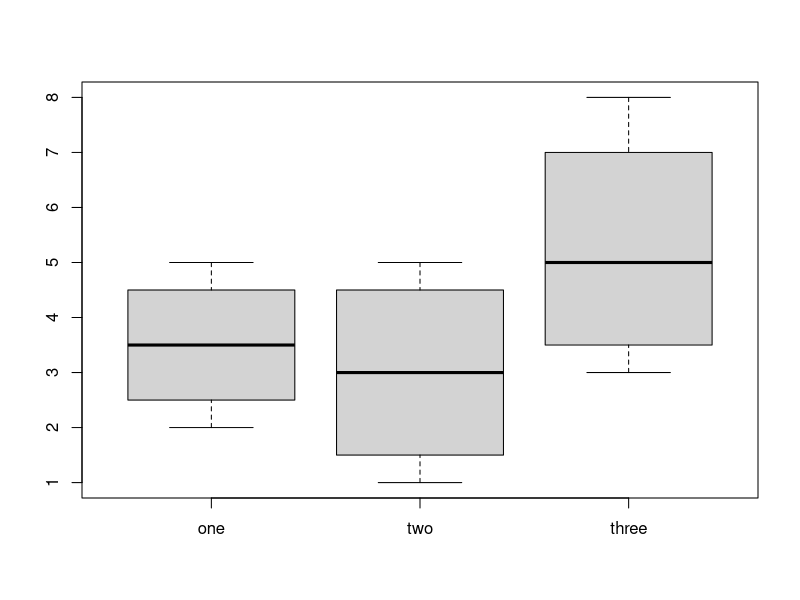
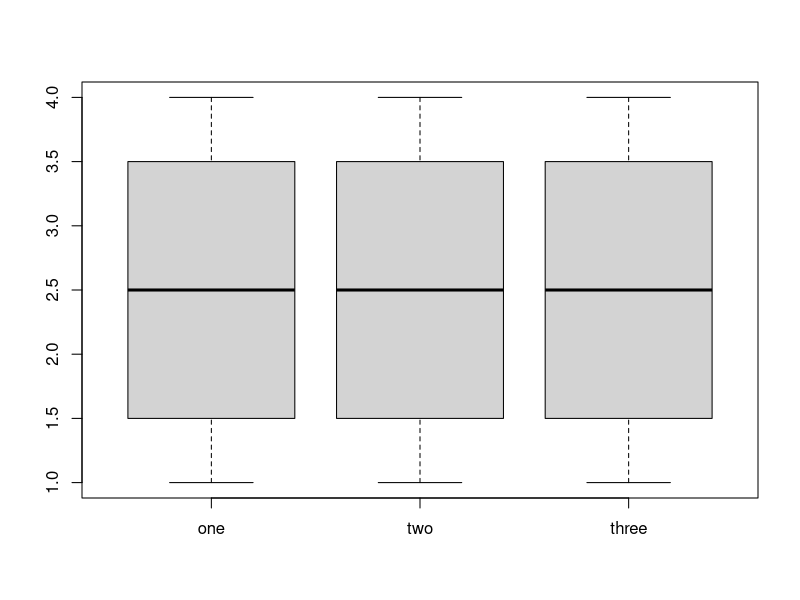

These charts were generated, in order, by the following R code:
quantile_normalization <- function(df){
  df_rank <- apply(df,2,rank,ties.method="min")
  df_sorted <- data.frame(apply(df, 2, sort))
  df_mean <- apply(df_sorted, 1, mean)
  
  index_to_mean <- function(my_index, my_mean){
    return(my_mean[my_index])
  }
  
  df_final <- apply(df_rank, 2, index_to_mean, my_mean=df_mean)
  rownames(df_final) <- rownames(df)
  return(df_final)
}


#test the function  country_2=c(4,1,4,2,1,5,3,2),
df <- data.frame(country_1=c(5,5,5,1,4,3,4,2),
                 country_2=c(5,3,2,4,1,4,2,1),
                 country_3=c(3,2,2,5,2,4,3,1)
)
df <- data.frame(one=c(5,2,3,4),
                 two=c(2,1,5,4),
                 three=c(3,4,6,8)
)
#rownames(df) <- toupper(letters[1:8])
df

boxplot(df)
summary(df)

dff <- quantile_normalization(df)
dff

key <- unique(as.vector(as.matrix(dff)))
val <- rank(key)

lapply(1:length(dff), FUN = function(i){dff[dff == key[i]] <<- val[i]})
dff

boxplot(dff)
